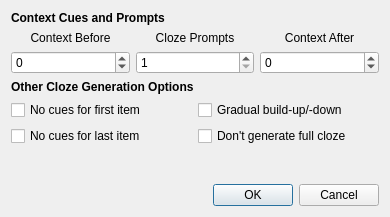
<?xml version="1.0" encoding="UTF-8"?>
<ui version="4.0">
 <class>Dialog</class>
 <widget class="QDialog" name="Dialog">
  <property name="geometry">
   <rect>
    <x>0</x>
    <y>0</y>
    <width>390</width>
    <height>217</height>
   </rect>
  </property>
  <property name="windowTitle">
   <string>Overlapping Cloze Note Settings</string>
  </property>
  <layout class="QVBoxLayout" name="verticalLayout_2">
   <item>
    <layout class="QVBoxLayout" name="verticalLayout">
     <item>
      <layout class="QGridLayout" name="gridLayout_1">
       <property name="leftMargin">
        <number>0</number>
       </property>
       <property name="rightMargin">
        <number>0</number>
       </property>
       <item row="1" column="2">
        <widget class="QLabel" name="label_4">
         <property name="text">
          <string>Context After</string>
         </property>
         <property name="alignment">
          <set>Qt::AlignCenter</set>
         </property>
        </widget>
       </item>
       <item row="2" column="0">
        <widget class="QSpinBox" name="sb_before">
         <property name="toolTip">
          <string>Number of context cues before the prompt.&lt;br&gt;Set to -1/'all' to show all previous items as context</string>
         </property>
         <property name="specialValueText">
          <string>all</string>
         </property>
         <property name="minimum">
          <number>-1</number>
         </property>
        </widget>
       </item>
       <item row="2" column="1">
        <widget class="QSpinBox" name="sb_cloze">
         <property name="toolTip">
          <string>Number of items to prompt for per card</string>
         </property>
         <property name="minimum">
          <number>1</number>
         </property>
        </widget>
       </item>
       <item row="1" column="0">
        <widget class="QLabel" name="label_2">
         <property name="text">
          <string>Context Before</string>
         </property>
         <property name="alignment">
          <set>Qt::AlignCenter</set>
         </property>
        </widget>
       </item>
       <item row="1" column="1">
        <widget class="QLabel" name="label_3">
         <property name="text">
          <string>Cloze Prompts</string>
         </property>
         <property name="alignment">
          <set>Qt::AlignCenter</set>
         </property>
        </widget>
       </item>
       <item row="2" column="2">
        <widget class="QSpinBox" name="sb_after">
         <property name="toolTip">
          <string>Number of context cues after the prompt.&lt;br&gt;Set to -1/'all' to show all following items as context</string>
         </property>
         <property name="specialValueText">
          <string>all</string>
         </property>
         <property name="minimum">
          <number>-1</number>
         </property>
        </widget>
       </item>
       <item row="0" column="0" colspan="3">
        <widget class="QLabel" name="label_1">
         <property name="text">
          <string>&lt;html&gt;&lt;head/&gt;&lt;body&gt;&lt;p&gt;&lt;span style=&quot; font-weight:600;&quot;&gt;Context Cues and Prompts&lt;/span&gt;&lt;/p&gt;&lt;/body&gt;&lt;/html&gt;</string>
         </property>
        </widget>
       </item>
      </layout>
     </item>
     <item>
      <layout class="QGridLayout" name="gridLayout_2">
       <property name="leftMargin">
        <number>0</number>
       </property>
       <property name="rightMargin">
        <number>0</number>
       </property>
       <item row="1" column="0">
        <widget class="QCheckBox" name="cb_ncf">
         <property name="toolTip">
          <string>Don't provide any context cues for first cloze item</string>
         </property>
         <property name="text">
          <string>No cues for first item</string>
         </property>
        </widget>
       </item>
       <item row="0" column="0" colspan="2">
        <widget class="QLabel" name="label_5">
         <property name="text">
          <string>&lt;html&gt;&lt;head/&gt;&lt;body&gt;&lt;p&gt;&lt;span style=&quot; font-weight:600;&quot;&gt;Other Cloze Generation Options&lt;/span&gt;&lt;/p&gt;&lt;/body&gt;&lt;/html&gt;</string>
         </property>
        </widget>
       </item>
       <item row="2" column="0">
        <widget class="QCheckBox" name="cb_ncl">
         <property name="toolTip">
          <string>Don't provide any context cues for last cloze item</string>
         </property>
         <property name="text">
          <string>No cues for last item</string>
         </property>
        </widget>
       </item>
       <item row="1" column="1">
        <widget class="QCheckBox" name="cb_incr">
         <property name="toolTip">
          <string>For notes that have multiple clozes revealed per card,&lt;br&gt;gradually build up to full reveal count at the start,&lt;br&gt;and vice-versa in the end</string>
         </property>
         <property name="text">
          <string>Gradual build-up/-down</string>
         </property>
        </widget>
       </item>
       <item row="2" column="1">
        <widget class="QCheckBox" name="cb_gfc">
         <property name="toolTip">
          <string>Disable cards that prompt you for all items at once</string>
         </property>
         <property name="text">
          <string>Don't generate full cloze</string>
         </property>
        </widget>
       </item>
      </layout>
     </item>
    </layout>
   </item>
   <item>
    <spacer name="verticalSpacer">
     <property name="orientation">
      <enum>Qt::Vertical</enum>
     </property>
     <property name="sizeHint" stdset="0">
      <size>
       <width>20</width>
       <height>40</height>
      </size>
     </property>
    </spacer>
   </item>
   <item>
    <widget class="QDialogButtonBox" name="buttonBox">
     <property name="orientation">
      <enum>Qt::Horizontal</enum>
     </property>
     <property name="standardButtons">
      <set>QDialogButtonBox::Cancel|QDialogButtonBox::Ok</set>
     </property>
    </widget>
   </item>
  </layout>
 </widget>
 <tabstops>
  <tabstop>sb_before</tabstop>
  <tabstop>sb_cloze</tabstop>
  <tabstop>sb_after</tabstop>
  <tabstop>cb_ncf</tabstop>
  <tabstop>cb_ncl</tabstop>
  <tabstop>cb_incr</tabstop>
  <tabstop>cb_gfc</tabstop>
  <tabstop>buttonBox</tabstop>
 </tabstops>
 <resources/>
 <connections>
  <connection>
   <sender>buttonBox</sender>
   <signal>accepted()</signal>
   <receiver>Dialog</receiver>
   <slot>accept()</slot>
   <hints>
    <hint type="sourcelabel">
     <x>228</x>
     <y>404</y>
    </hint>
    <hint type="destinationlabel">
     <x>157</x>
     <y>274</y>
    </hint>
   </hints>
  </connection>
  <connection>
   <sender>buttonBox</sender>
   <signal>rejected()</signal>
   <receiver>Dialog</receiver>
   <slot>reject()</slot>
   <hints>
    <hint type="sourcelabel">
     <x>296</x>
     <y>410</y>
    </hint>
    <hint type="destinationlabel">
     <x>286</x>
     <y>274</y>
    </hint>
   </hints>
  </connection>
 </connections>
</ui>
